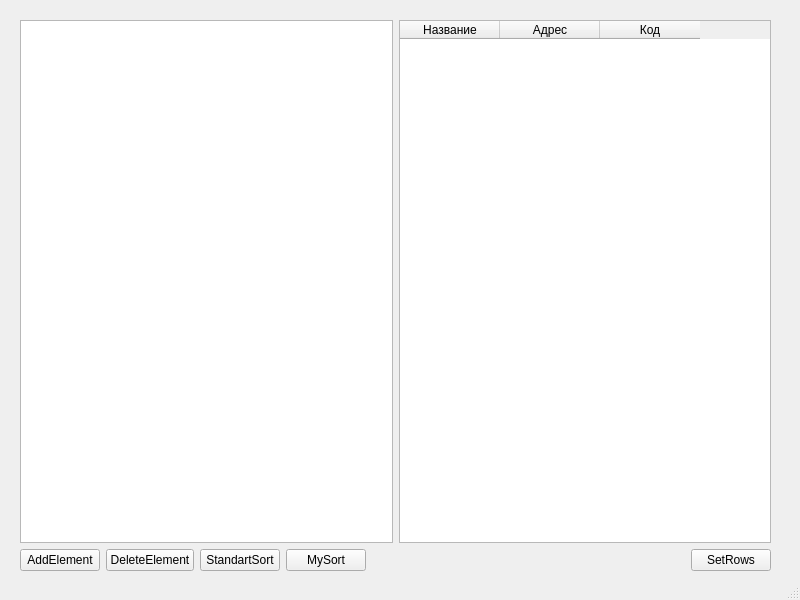
<?xml version="1.0" encoding="UTF-8"?>
<ui version="4.0">
 <class>MainWindow</class>
 <widget class="QMainWindow" name="MainWindow">
  <property name="geometry">
   <rect>
    <x>0</x>
    <y>0</y>
    <width>800</width>
    <height>600</height>
   </rect>
  </property>
  <property name="windowTitle">
   <string>MainWindow</string>
  </property>
  <widget class="QWidget" name="centralwidget">
   <widget class="QWidget" name="layoutWidget">
    <property name="geometry">
     <rect>
      <x>20</x>
      <y>20</y>
      <width>751</width>
      <height>551</height>
     </rect>
    </property>
    <layout class="QVBoxLayout" name="verticalLayout">
     <item>
      <layout class="QHBoxLayout" name="horizontalLayout_2">
       <item>
        <widget class="QListWidget" name="listWidget"/>
       </item>
       <item>
        <widget class="QTableWidget" name="tableWidget">
         <property name="sizePolicy">
          <sizepolicy hsizetype="Expanding" vsizetype="Expanding">
           <horstretch>0</horstretch>
           <verstretch>0</verstretch>
          </sizepolicy>
         </property>
         <property name="editTriggers">
          <set>QAbstractItemView::NoEditTriggers</set>
         </property>
         <column>
          <property name="text">
           <string>Название</string>
          </property>
         </column>
         <column>
          <property name="text">
           <string>Адрес</string>
          </property>
         </column>
         <column>
          <property name="text">
           <string>Код</string>
          </property>
         </column>
        </widget>
       </item>
      </layout>
     </item>
     <item>
      <layout class="QHBoxLayout" name="horizontalLayout">
       <item>
        <widget class="QPushButton" name="pushButton">
         <property name="focusPolicy">
          <enum>Qt::NoFocus</enum>
         </property>
         <property name="text">
          <string>AddElement</string>
         </property>
        </widget>
       </item>
       <item>
        <widget class="QPushButton" name="pushButton_2">
         <property name="focusPolicy">
          <enum>Qt::NoFocus</enum>
         </property>
         <property name="text">
          <string>DeleteElement</string>
         </property>
        </widget>
       </item>
       <item>
        <widget class="QPushButton" name="pushButton_4">
         <property name="focusPolicy">
          <enum>Qt::NoFocus</enum>
         </property>
         <property name="text">
          <string>StandartSort</string>
         </property>
        </widget>
       </item>
       <item>
        <widget class="QPushButton" name="pushButton_5">
         <property name="focusPolicy">
          <enum>Qt::NoFocus</enum>
         </property>
         <property name="text">
          <string>MySort</string>
         </property>
        </widget>
       </item>
       <item>
        <spacer name="horizontalSpacer">
         <property name="orientation">
          <enum>Qt::Horizontal</enum>
         </property>
         <property name="sizeHint" stdset="0">
          <size>
           <width>40</width>
           <height>20</height>
          </size>
         </property>
        </spacer>
       </item>
       <item>
        <widget class="QLabel" name="label">
         <property name="text">
          <string/>
         </property>
        </widget>
       </item>
       <item>
        <widget class="QPushButton" name="pushButton_3">
         <property name="focusPolicy">
          <enum>Qt::NoFocus</enum>
         </property>
         <property name="text">
          <string>SetRows</string>
         </property>
        </widget>
       </item>
      </layout>
     </item>
    </layout>
   </widget>
  </widget>
  <widget class="QStatusBar" name="statusbar"/>
 </widget>
 <resources/>
 <connections/>
</ui>
